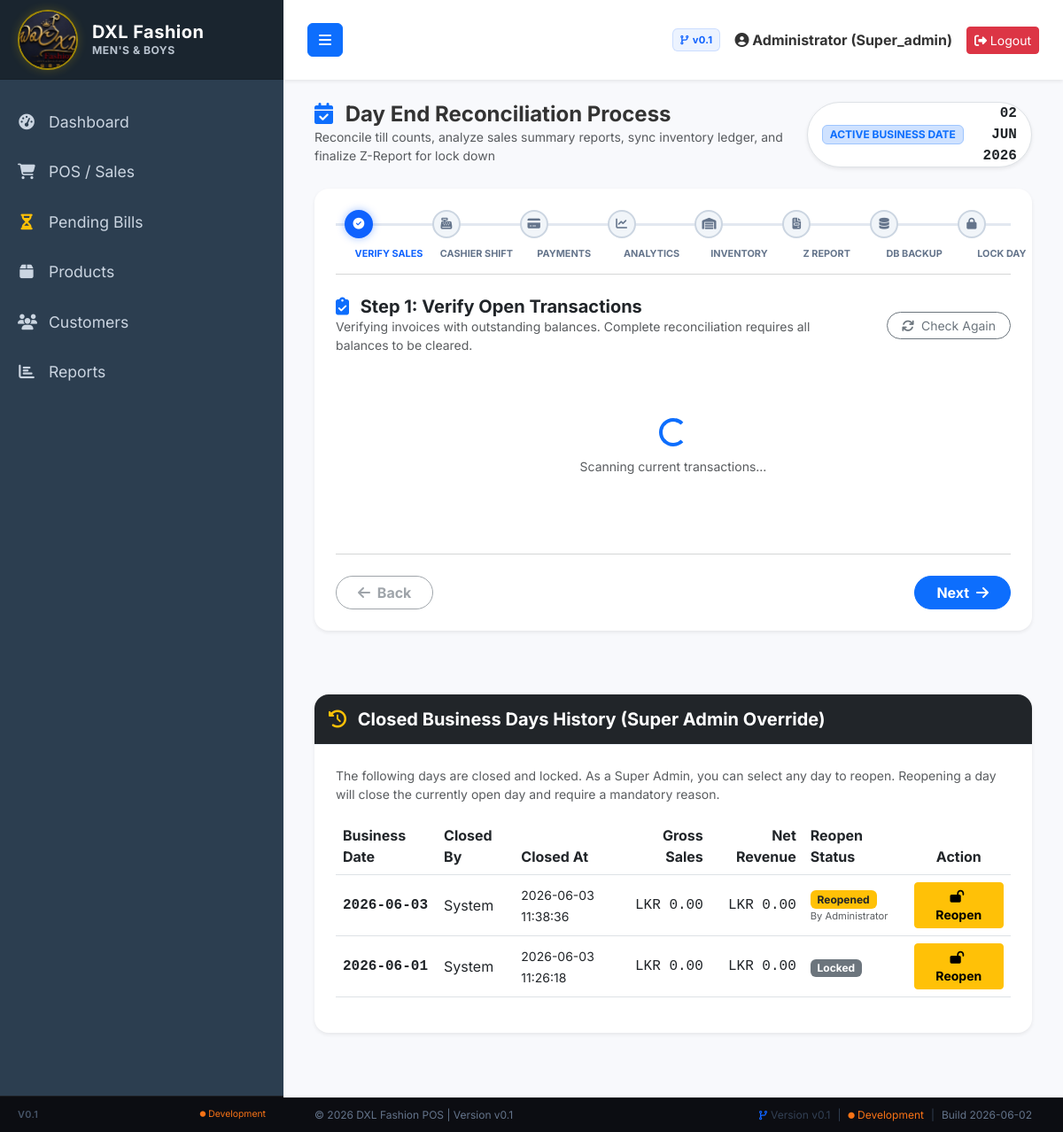
The app's page /day_end.php (signed in) with its own data.
### tables this page shows
CREATE TABLE `day_end_sessions` (
  `id` int(11) NOT NULL AUTO_INCREMENT,
  `business_date` date NOT NULL,
  `status` enum('open','closed') NOT NULL DEFAULT 'open',
  `opened_at` timestamp NOT NULL DEFAULT current_timestamp(),
  `closed_at` timestamp NULL DEFAULT NULL,
  `opened_by` int(11) DEFAULT NULL,
  `closed_by` int(11) DEFAULT NULL,
  `total_sales` decimal(10,2) NOT NULL DEFAULT 0.00,
  `total_tax` decimal(10,2) NOT NULL DEFAULT 0.00,
  `total_discount` decimal(10,2) NOT NULL DEFAULT 0.00,
  `net_sales` decimal(10,2) NOT NULL DEFAULT 0.00,
  `created_at` timestamp NOT NULL DEFAULT current_timestamp(),
  `total_expenses` decimal(10,2) NOT NULL DEFAULT 0.00,
  `total_purchases` decimal(10,2) NOT NULL DEFAULT 0.00,
  `total_cash_payments` decimal(10,2) NOT NULL DEFAULT 0.00,
  `total_card_payments` decimal(10,2) NOT NULL DEFAULT 0.00,
  `total_pending_bills` int(11) NOT NULL DEFAULT 0,
  `stock_adjustments` int(11) NOT NULL DEFAULT 0,
  `closing_balance` decimal(10,2) NOT NULL DEFAULT 0.00,
  `reopened_by` int(11) DEFAULT NULL,
  `reopened_at` timestamp NULL DEFAULT NULL,
  `reopen_reason` text DEFAULT NULL,
  PRIMARY KEY (`id`),
  UNIQUE KEY `business_date` (`business_date`),
  KEY `fk_des_open_by` (`opened_by`),
  KEY `fk_des_close_by` (`closed_by`),
  KEY `fk_des_reopened_by` (`reopened_by`),
  CONSTRAINT `fk_des_close_by` FOREIGN KEY (`closed_by`) REFERENCES `users` (`id`) ON DELETE SET NULL,
  CONSTRAINT `fk_des_open_by` FOREIGN KEY (`opened_by`) REFERENCES `users` (`id`) ON DELETE SET NULL,
  CONSTRAINT `fk_des_reopened_by` FOREIGN KEY (`reopened_by`) REFERENCES `users` (`id`) ON DELETE SET NULL
);

CREATE TABLE `users` (
  `id` int(11) NOT NULL AUTO_INCREMENT,
  `full_name` varchar(100) NOT NULL,
  `username` varchar(50) NOT NULL,
  `password` varchar(255) NOT NULL,
  `role` enum('admin','cashier','manager','super_admin') NOT NULL DEFAULT 'cashier',
  `created_at` timestamp NOT NULL DEFAULT current_timestamp(),
  `pin` varchar(4) DEFAULT '1234',
  PRIMARY KEY (`id`),
  UNIQUE KEY `username` (`username`)
);

### day_end.php (the view, shortened to what this page needs)
<?php
require_once 'config/database.php';
require_once 'includes/header.php';
try {
    $session_stmt = $pdo->query("SELECT business_date, status FROM day_end_sessions WHERE status = 'open' ORDER BY business_date DESC LIMIT 1");
    $session = $session_stmt->fetch();
    $business_date = $session['business_date'];
} catch (PDOException $e) {
    echo '<div class="alert alert-warning py-4 text-center my-5"><i class="fas fa-database fs-1 d-block mb-3"></i><h4 class="fw-bold">Setup Required</h4><p class="m-0">Database tables missing. Please run the setup script to establish tables first.</p><a href="install_day_end.php" class="btn btn-warning mt-3 fw-bold">Run Setup Installer</a></div>';
    require_once 'includes/footer.php';
    exit();
}
?>
<div class="row mb-4">
    <div class="col-md-8">
        <h4 class="fw-bold m-0"><i class="fas fa-calendar-check text-primary me-2"></i> Day End Reconciliation Process</h4>
        <p class="text-muted small m-0">Reconcile till counts, analyze sales summary reports, sync inventory ledger, and finalize Z-Report for lock down</p>
    </div>
    <div class="col-md-4 text-end">
        <div class="d-inline-flex align-items-center bg-white border rounded-pill px-3 py-1.5 shadow-sm">
            <span class="badge bg-primary-subtle text-primary border border-primary-subtle me-2">ACTIVE BUSINESS DATE</span>
            <strong class="font-monospace text-dark text-uppercase"><?= date('d M Y', strtotime($business_date)) ?></strong>
        </div>
    </div>
</div>
<div class="card shadow-sm border-0 mb-4" style="border-radius: 16px;">
    <div class="card-body p-4">
        <div class="step-timeline">
            <?php
            $stepLabels = ['Verify Sales', 'Cashier Shift', 'Payments', 'Analytics', 'Inventory', 'Z Report', 'DB Backup', 'Lock Day'];
            $stepIcons = ['check-circle', 'cash-register', 'credit-card', 'chart-line', 'warehouse', 'file-invoice', 'database', 'lock'];
            for ($i = 0; $i < 8; $i++):
            ?>
                <div class="timeline-node <?= $i===0?'active':'' ?>" onclick="navigateToStep(<?= $i ?>)" id="node_<?= $i ?>">
                    <div class="node-icon"><i class="fas fa-<?= $stepIcons[$i] ?>"></i></div>
                    <div class="node-label"><?= $stepLabels[$i] ?></div>
                </div>
            <?php endfor; ?>
        </div>
        <hr class="my-4 text-muted opacity-25">
        <div class="wizard-step-panel active" id="panel_0">
            <div class="row align-items-center mb-4">
                <div class="col-md-9">
                    <h5 class="fw-bold text-dark m-0"><i class="fas fa-clipboard-check text-primary me-2"></i> Step 1: Verify Open Transactions</h5>
                    <p class="text-muted small m-0">Verifying invoices with outstanding balances. Complete reconciliation requires all balances to be cleared.</p>
                </div>
                <div class="col-md-3 text-end">
                    <button class="btn btn-outline-secondary btn-sm rounded-pill px-3" onclick="checkPendingTransactions()"><i class="fas fa-sync me-1"></i> Check Again</button>
                </div>
            </div>
            <div id="pendingTransactionsLoader" class="text-center py-5">
                <div class="spinner-border text-primary" role="status"></div>
                <p class="text-muted mt-2 small">Scanning current transactions...</p>
            </div>
        </div>
        <hr class="my-4 text-muted opacity-25">
        <div class="d-flex justify-content-between">
            <button class="btn btn-outline-secondary px-4 fw-bold rounded-pill" id="prevBtn" onclick="navigateStepChange(-1)" disabled><i class="fas fa-arrow-left me-1"></i> Back</button>
            <button class="btn btn-primary px-4 fw-bold rounded-pill" id="nextBtn" onclick="navigateStepChange(1)">Next <i class="fas fa-arrow-right ms-1"></i></button>
        </div>
    </div>
</div>
<?php if (isset($_SESSION['role']) && $_SESSION['role'] === 'super_admin'): ?>
    <?php
    $closed_sessions = $pdo->query("
        SELECT des.*, u.full_name as closed_by_name, ur.full_name as reopened_by_name
        FROM day_end_sessions des
        LEFT JOIN users u ON des.closed_by = u.id
        LEFT JOIN users ur ON des.reopened_by = ur.id
        WHERE des.status = 'closed'
        ORDER BY des.business_date DESC
        LIMIT 10
    ")->fetchAll();
    ?>
    <div class="card shadow-sm border-0 my-5" style="border-radius: 16px;">
        <div class="card-header bg-dark text-white py-3" style="border-top-left-radius: 16px; border-top-right-radius: 16px;">
            <h5 class="fw-bold mb-0"><i class="fas fa-history me-2 text-warning"></i> Closed Business Days History (Super Admin Override)</h5>
        </div>
        <div class="card-body p-4">
            <p class="text-muted small">The following days are closed and locked. As a Super Admin, you can select any day to reopen. Reopening a day will close the currently open day and require a mandatory reason.</p>
            <div class="table-responsive">
                <table class="table table-hover align-middle">
                    <thead>
                        <tr>
                            <th>Business Date</th>
                            <th>Closed By</th>
                            <th>Closed At</th>
                            <th class="text-end">Gross Sales</th>
                            <th class="text-end">Net Revenue</th>
                            <th>Reopen Status</th>
                            <th class="text-center">Action</th>
                        </tr>
                    </thead>
                    <tbody>
                        <?php if (empty($closed_sessions)): ?>
                            <tr>
                                <td colspan="7" class="text-center py-4 text-muted">No closed business days found.</td>
                            </tr>
                        <?php else: ?>
                            <?php foreach ($closed_sessions as $cs): ?>
                                <tr>
                                    <td class="fw-bold font-monospace"><?= htmlspecialchars($cs['business_date']) ?></td>
                                    <td><?= htmlspecialchars($cs['closed_by_name'] ?? 'System') ?></td>
                                    <td><small><?= htmlspecialchars($cs['closed_at'] ?? '—') ?></small></td>
                                    <td class="text-end font-monospace">LKR <?= number_format($cs['total_sales'], 2) ?></td>
                                    <td class="text-end font-monospace">LKR <?= number_format($cs['net_sales'], 2) ?></td>
                                    <td>
                                        <?php if ($cs['reopened_by']): ?>
                                            <span class="badge bg-warning text-dark" title="Reason: <?= htmlspecialchars($cs['reopen_reason']) ?>">
                                                Reopened
                                            </span>
                                            <div class="small text-muted" style="font-size:0.7rem;">By <?= htmlspecialchars($cs['reopened_by_name']) ?></div>
                                        <?php else: ?>
                                            <span class="badge bg-secondary">Locked</span>
                                        <?php endif; ?>
                                    </td>
                                    <td class="text-center">
                                        <button class="btn btn-sm btn-warning fw-bold px-3 py-1" onclick="openReopenModal('<?= $cs['business_date'] ?>')">
                                            <i class="fas fa-lock-open me-1"></i> Reopen
                                        </button>
                                    </td>
                                </tr>
                            <?php endforeach; ?>
                        <?php endif; ?>
                    </tbody>
                </table>
            </div>
        </div>
    </div>
<?php endif; ?>
<?php require_once 'includes/footer.php'; ?>

### assets/css/style.css (style rules this page uses)
body { font-family: 'Inter', sans-serif; background-color: #f8f9fc; color: #333; margin: 0; padding: 0; overflow: hidden; height: 100vh; }
.card { border-radius: 10px; box-shadow: 0 4px 6px rgba(0,0,0,0.05); border: none; margin-bottom: 20px; }
.card-header { background-color: transparent; border-bottom: 1px solid #edf2f9; font-weight: 600; }
:root { --bg-gradient: linear-gradient(135deg, #f8fafc, #f1f5f9); --card-dark: #ffffff; --text-white: #1e293b; --text-muted-dark: #64748b; --primary-blue: #0f62fe; --primary-blue-hover: #0043ce; --primary-orange: var(--primary-blue); --primary-orange-hover: var(--primary-blue-hover); --border-color-dark: #cbd5e1; --accent-blue: var(--primary-blue); --accent-pink: #db2777; --accent-green: #10b981; }

### day_end.php (style rules this page uses)
.wizard-step-panel { display: none; }
.wizard-step-panel.active { display: block; animation: fadeIn 0.3s ease-in-out; }
.step-timeline { display: flex; justify-content: space-between; position: relative; margin-bottom: 40px; padding: 0 10px; }
.step-timeline::before { content: ''; position: absolute; top: 15px; left: 0; right: 0; height: 3px; background: #e2e8f0; z-index: 1; }
.timeline-node { display: flex; flex-column: column; align-items: center; position: relative; z-index: 3; cursor: pointer; text-align: center; width: 50px; }
.node-icon { width: 32px; height: 32px; border-radius: 50%; background: #f1f5f9; border: 2px solid #cbd5e1; display: flex; align-items: center; justify-content: center; font-size: 0.8rem; font-weight: 700; color: #64748b; transition: all 0.3s; }
.timeline-node.active .node-icon { background: #0f62fe; border-color: #0f62fe; color: #ffffff; box-shadow: 0 0 10px rgba(15, 98, 254, 0.4); }
.node-label { font-size: 0.68rem; font-weight: 700; text-transform: uppercase; color: #64748b; margin-top: 6px; white-space: nowrap; transition: color 0.3s; position: absolute; top: 35px; width: 100px; text-align: center; }
.timeline-node.active .node-label { color: #0f62fe; }

### records on screen
day_end_sessions: business_date "02 JUN 2026"
day_end_sessions: business_date "2026-06-03", closed_by_name "System", closed_at "2026-06-03 11:38:36", total_sales "0.00", net_sales "0.00", opened_by.full_name "Administrator"
day_end_sessions: business_date "2026-06-01", closed_by_name "System", closed_at "2026-06-03 11:26:18", total_sales "0.00", net_sales "0.00", shows "Locked"

### other values on screen
APP_VERSION "V0.1"
APP_ENVIRONMENT "Development"
APP_VERSION "v0.1"
$_SESSION['full_name'] "Administrator"
$_SESSION['role'] "Super_admin"
$stepLabels[$i] "VERIFY SALES"
$stepLabels[$i] "CASHIER SHIFT"
$stepLabels[$i] "PAYMENTS"
$stepLabels[$i] "ANALYTICS"
$stepLabels[$i] "INVENTORY"
$stepLabels[$i] "Z REPORT"
$stepLabels[$i] "DB BACKUP"
$stepLabels[$i] "LOCK DAY"
APP_COPYRIGHT "© 2026 DXL Fashion POS | Version v0.1"
APP_SHORT_VERSION "Version v0.1"
